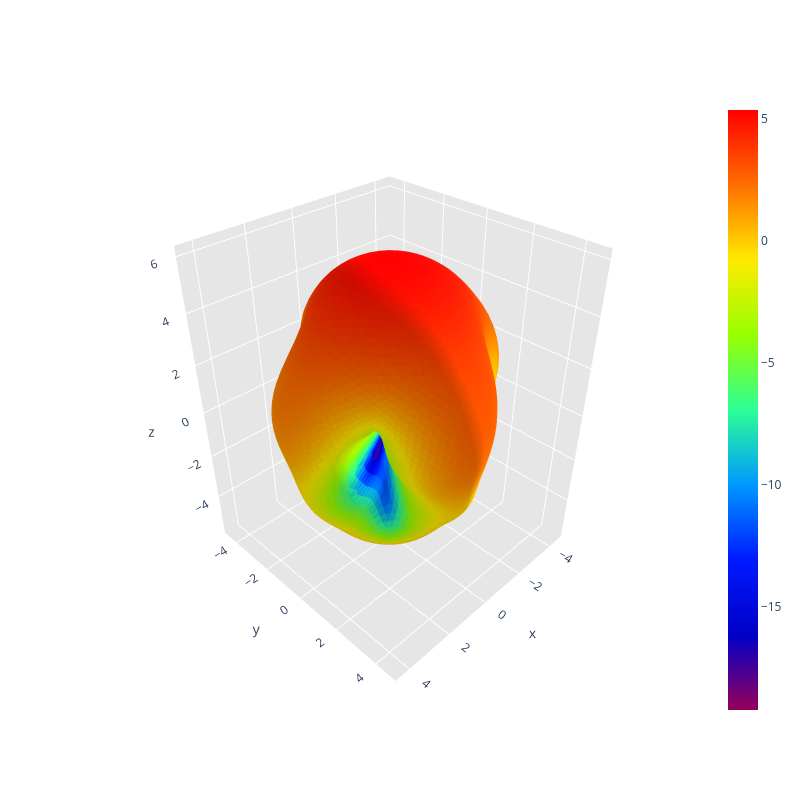

The notebook cell saved with this chart:
### Code cell
print("Calculating radiation intensity distribution over sphere surface...")
radiation_intensity_distribution_over_sphere_surface(path.mat_mesh2, path.mat_current, mode='radiation')

### Figure 1 — Plotly figure (JSON) as saved in the notebook; plotly's stock layout.template omitted (floating-point values rounded to 4 significant figures; data arrays with more than 128 entries replaced by an {"elided": "..."} marker saying what was removed)
{"data": [{"facecolor": {"elided": "10296 str values"}, "i": {"elided": "10296 int values"}, "j": {"elided": "10296 int values"}, "k": {"elided": "10296 int values"}, "name": "", "type": "mesh3d", "x": {"elided": "5150 float values"}, "y": {"elided": "5150 float values"}, "z": {"elided": "5150 float values"}}, {"hoverinfo": "none", "marker": {"color": [-19.25, 5.376], "colorscale": [[0, "rgb(150, 0, 90)"], [0.125, "rgb(0, 0, 200)"], [0.25, "rgb(0, 25, 255)"], [0.375, "rgb(0, 152, 255)"], [0.5, "rgb(44, 255, 150)"], [0.625, "rgb(151, 255, 0)"], [0.75, "rgb(255, 234, 0)"], [0.875, "rgb(255, 111, 0)"], [1, "rgb(255, 0, 0)"]], "showscale": true, "size": 0.1}, "mode": "markers", "showlegend": false, "type": "scatter3d", "x": [3.673e-16], "y": [-8.997e-32], "z": [5.999]}], "layout": {"height": 800, "scene": {"aspectratio": {"x": 0.7661, "y": 0.7902, "z": 1}, "xaxis": {"backgroundcolor": "rgb(230, 230, 230)", "gridcolor": "rgb(255, 255, 255)", "showbackground": true, "zerolinecolor": "rgb(255, 255, 255)"}, "yaxis": {"backgroundcolor": "rgb(230, 230, 230)", "gridcolor": "rgb(255, 255, 255)", "showbackground": true, "zerolinecolor": "rgb(255, 255, 255)"}, "zaxis": {"backgroundcolor": "rgb(230, 230, 230)", "gridcolor": "rgb(255, 255, 255)", "showbackground": true, "zerolinecolor": "rgb(255, 255, 255)"}}, "title": {"text": ""}, "width": 800}}
